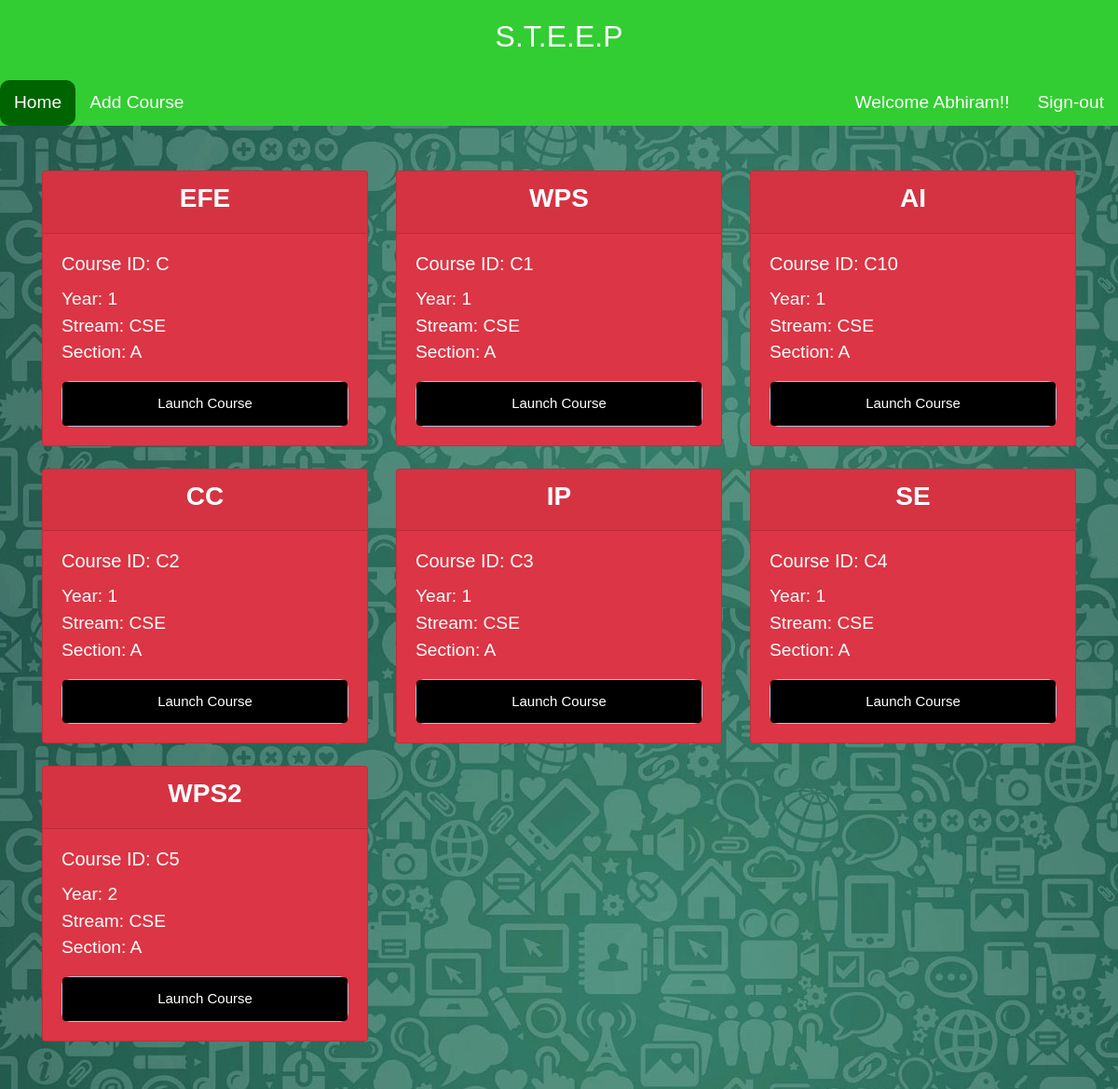
/STEEP/index_faculty.php (signed in), run on the app's committed database.
### tables this page shows
CREATE TABLE `course` (
  `c_name` varchar(50) NOT NULL,
  `c_id` varchar(50) NOT NULL,
  `c_start` date NOT NULL,
  `c_end` date NOT NULL,
  `c_year` int(11) NOT NULL,
  `c_stream` varchar(50) NOT NULL,
  `c_section` varchar(50) NOT NULL,
  `faculty_id` varchar(50) NOT NULL
);

### STEEP/index_faculty.php (the view, shortened to what this page needs)
<!DOCTYPE html>
<html>
<head>
	<link rel="stylesheet" href="https://stackpath.bootstrapcdn.com/bootstrap/4.3.1/css/bootstrap.min.css">
<link rel="stylesheet" type="text/css" href="style.css">
</head>
<body>
<div class="title">
		<h2>S.T.E.E.P</h2>
	</div>
	<div class="topnav">
		<a class="active" href=#>Home</a>
		<a href="Add_Course.php">Add Course</a>
		<?php  if (isset($_SESSION['username'])) : ?>
		<a style="float:right;"   href="index_faculty.php?logout='1'">Sign-out</a>
		<a style="float:right;" href="#">Welcome <?php echo $_SESSION['username']; ?>!!</a>
		<?php endif ?>
	</div>
<div class="album py-5 ">
        <div class="container">
				<div class="row">
<?php
$db = mysqli_connect('localhost', 'root', '', 'steep') or die(mysqli_error());
$fid = $_SESSION['faculty_id'];
$course_query = "SELECT * FROM course WHERE faculty_id='$fid'";
	$result = mysqli_query($db, $course_query);
	while($course = mysqli_fetch_assoc($result))
	{
		$Today = date('Y-m-d');
    $Today=date('Y-m-d', strtotime($Today));
$end = date('Y-m-d', strtotime($course['c_end']));
		?>
	<div class="col-md-4" style="	  position: static;">
		 <?php  if  ($Today>$end) : ?>
		 <div class="card mb-4 box-shadow	 text-white bg-danger mb-3" style="	  position: static;">
		 <?php  endif ?>
							<div class="card-header"><center><h3><b><?php echo $course['c_name']; ?></b></h3></center></div>
							<div class="card-body">
							<h5 class="card-title">Course ID: <?php echo $course['c_id']; ?></h5>
							<p class="card-text">Year: <?php echo $course['c_year']; ?><br>Stream: <?php echo $course['c_stream']; ?><br>Section: <?php echo $course['c_section']; ?></p>
							<div class="d-flex justify-content-between align-items-center">
										<form	 style=" padding:0px;  border-radius:10px; position: static; " action="course_assignment1.php" method="get">
										<fieldset style="border:none; ">
										<input style="background-color:black; width:100%;" type="submit" class="btn btn-primary"  value="Launch Course" style="width:100%;">
	</fieldset>
                  	</form>
                  </div>
                </div>
              </div>
						</div>
    <?php
	}
?>
</div>
</div>
</div>
</body>
</html>

### STEEP/style.css (style rules this page uses)
* { margin: 0px; padding: 0px; }
body { font-size: 120%; background-image: url("whatsapp1.jpg"); font-family: Arial; }
form, .content { width: 130%; margin: 0px auto; padding: 20px; border: 1px solid #B0C4DE; background: white; border-radius: 0px 0px 10px 10px; }
.btn { padding: 10px; font-size: 15px; color: white; background: #5F9EA0; border: none; border-radius: 5px; }
input[type=submit], button { background-color: green; color: white; padding: 12px 20px; border: none; border-radius: 4px; cursor: pointer; float: right; }
.topnav { overflow:hidden; background-color:rgb(50, 205, 50); position: sticky; position: -webkit-sticky; top: 0; }
.topnav a { display:block; float:left; text-decoration:none; text-align:center; padding :10px 15px; color:white; border-radius: 10px; }
.topnav a.active { background-color:rgb(0, 100, 0); }
.title { text-align:center; background-color:rgb(50, 205, 50); color:white; padding:20px; }
.row:after { content: ""; display: table; clear: both; }

### data on the page
course: c_name "EFE", c_id "C", c_year "1", c_stream "CSE", c_section "A"
course: c_name "WPS", c_id "C1", c_year "1", c_stream "CSE", c_section "A"
course: c_name "AI", c_id "C10", c_year "1", c_stream "CSE", c_section "A"
course: c_name "CC", c_id "C2", c_year "1", c_stream "CSE", c_section "A"
course: c_name "IP", c_id "C3", c_year "1", c_stream "CSE", c_section "A"
course: c_name "SE", c_id "C4", c_year "1", c_stream "CSE", c_section "A"
course: c_name "WPS2", c_id "C5", c_year "2", c_stream "CSE", c_section "A"

### other printed values
$_SESSION['username'] "Abhiram"
